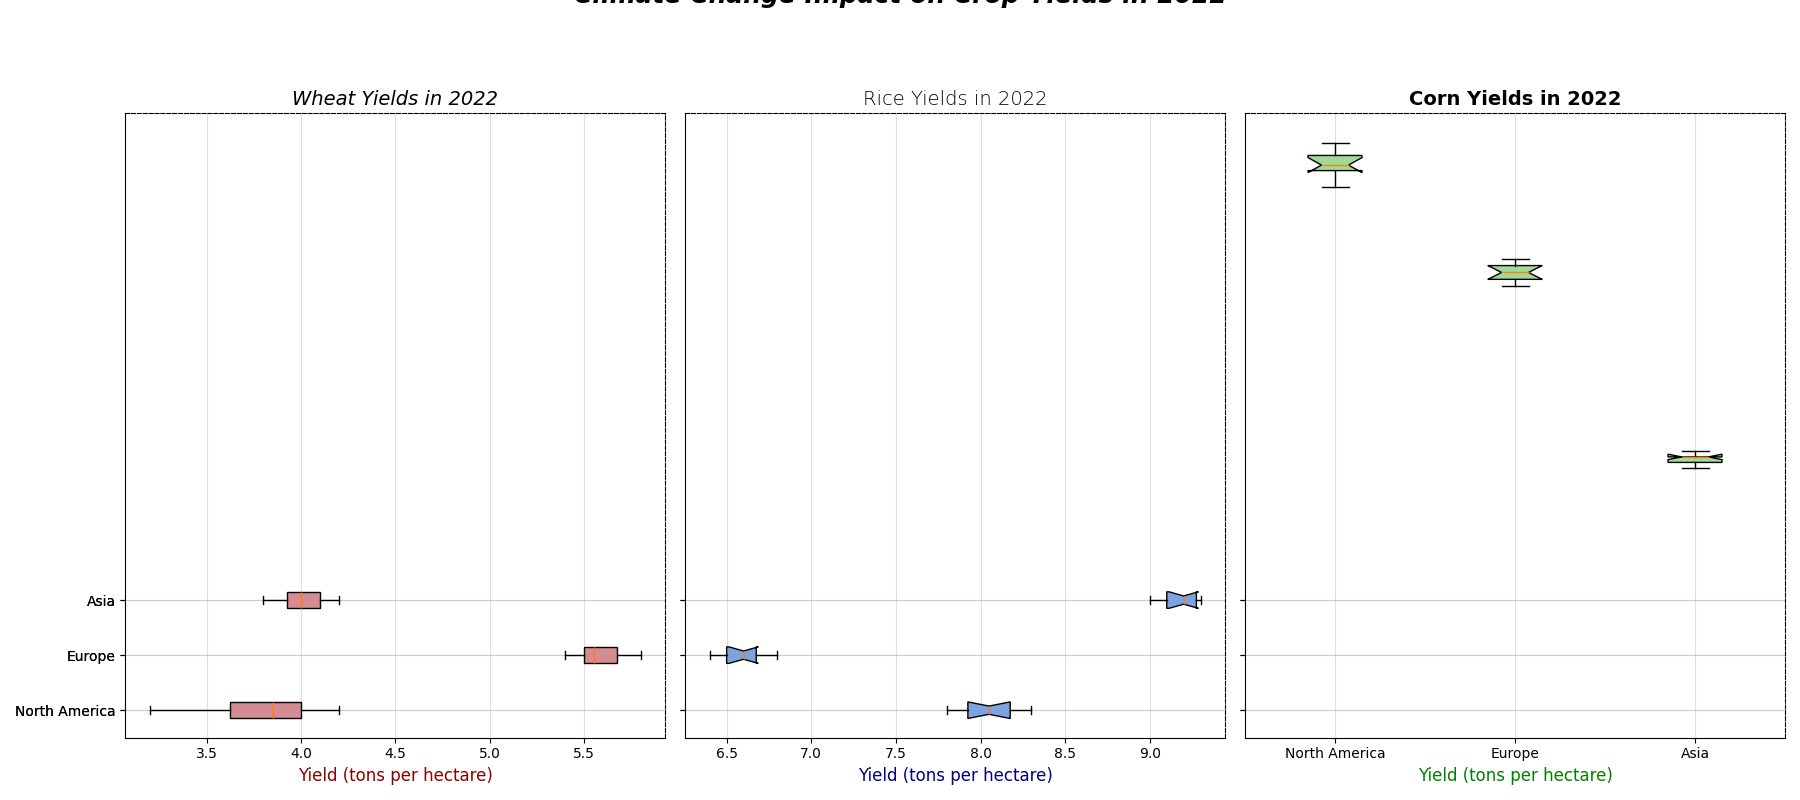

This figure's Python source:
import matplotlib.pyplot as plt
import numpy as np

regions = ['North America', 'Europe', 'Asia']

wheat_na = [3.2, 3.5, 3.6, 4.0, 4.2, 3.9, 4.1, 3.8, 4.0, 3.7]
corn_na = [10.5, 11.0, 11.2, 10.8, 10.9, 11.1, 10.7, 10.8, 11.3, 10.9]
rice_na = [7.8, 8.0, 7.9, 8.2, 8.3, 8.1, 8.0, 7.8, 8.2, 8.1]

wheat_eu = [5.5, 5.4, 5.6, 5.7, 5.8, 5.5, 5.6, 5.4, 5.7, 5.5]
corn_eu = [9.0, 8.8, 8.9, 9.2, 9.1, 8.7, 9.0, 9.1, 8.8, 8.9]
rice_eu = [6.5, 6.6, 6.7, 6.5, 6.8, 6.4, 6.6, 6.5, 6.6, 6.7]

wheat_as = [3.8, 3.9, 4.0, 4.1, 4.2, 4.0, 4.1, 3.9, 4.0, 4.1]
corn_as = [5.5, 5.6, 5.7, 5.6, 5.5, 5.7, 5.6, 5.5, 5.4, 5.6]
rice_as = [9.2, 9.3, 9.1, 9.2, 9.3, 9.1, 9.2, 9.0, 9.3, 9.1]

data_wheat = [wheat_na, wheat_eu, wheat_as]
data_corn = [corn_na, corn_eu, corn_as]
data_rice = [rice_na, rice_eu, rice_as]

fig, axes = plt.subplots(1, 3, figsize=(18, 8), sharey=True)

axes[0].set_title('Wheat Yields in 2022', fontsize=14, fontstyle='italic')
axes[1].set_title('Rice Yields in 2022', fontsize=14, fontweight='light')
axes[2].set_title('Corn Yields in 2022', fontsize=14, fontweight='bold')

box_wheat = axes[0].boxplot(data_wheat, vert=False, patch_artist=True, labels=regions, notch=False)
for patch in box_wheat['boxes']:
    patch.set_facecolor('#D48B91')
axes[0].set_xlabel('Yield (tons per hectare)', fontsize=12, color='darkred')

box_rice = axes[1].boxplot(data_rice, vert=False, patch_artist=True, labels=regions, notch=True)
for patch in box_rice['boxes']:
    patch.set_facecolor('#7EA2DD')
axes[1].set_xlabel('Yield (tons per hectare)', fontsize=12, color='navy')

# Changed border style
box_corn = axes[2].boxplot(data_corn, vert=True, patch_artist=True, labels=regions, notch=True, boxprops=dict(linestyle='-'))
for patch in box_corn['boxes']:
    patch.set_facecolor('#A1D99B')
axes[2].set_xlabel('Yield (tons per hectare)', fontsize=12, color='green')

for ax in axes:
    ax.grid(True, linestyle='-', linewidth=0.8, alpha=0.4)
    ax.set_axisbelow(True)
    # Changed border
    ax.spines['top'].set_linestyle('--')
    ax.spines['right'].set_linestyle('--')

fig.suptitle('Climate Change Impact on Crop Yields in 2022', fontsize=18, fontweight='heavy', style='italic', y=1.02)
plt.tight_layout(rect=[0, 0, 1, 0.955])
plt.show()
